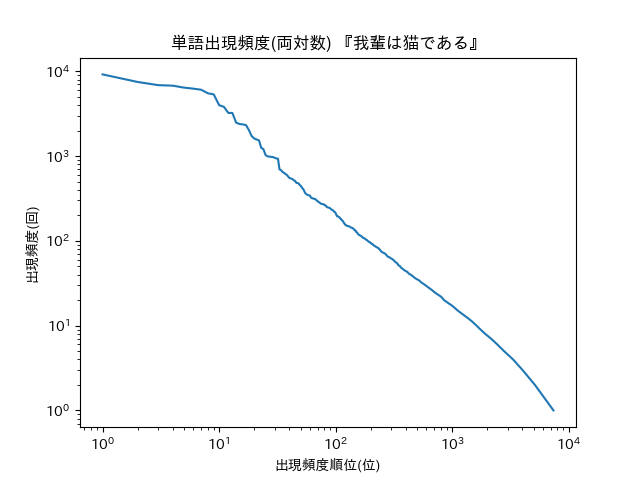

This chart was generated by the following Python code:
#39 Zipfの法則
#単語の出現頻度順位を横軸，その出現頻度を縦軸として，両対数グラフをプロットせよ．
import collections
import matplotlib.pyplot as plt
import japanize_matplotlib #日本語対応
import numpy as np


x=[]
for i in range(len(words_counts)):
  if words_counts[i] != words_counts[i-1]:
    rank = i+1
    x.append(rank)
  
  else:
    x.append(rank)

y = words_counts

plt.xscale('log')
plt.yscale('log')
plt.plot(x, y)
plt.title('単語出現頻度(両対数) 『我輩は猫である』')
plt.xlabel('出現頻度順位(位)')
plt.ylabel('出現頻度(回)')
plt.show()
